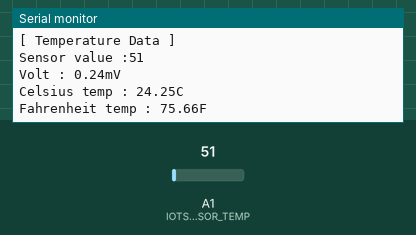
This sketch was run on a simulated Arduino Uno, built with avr-gcc and run on an emulated ATmega328P. Shown: the last lines printed to the serial monitor. The inputs (shaded band) are chosen by the test bench; at power-on: A1 (IOTSHIELD_SENSOR_TEMP) = 51.

Above: at 2.8 s.
2.9 s: A1 (IOTSHIELD_SENSOR_TEMP) set to 61
At 5.4 s:
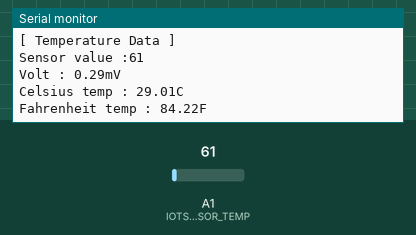
5.6 s: A1 (IOTSHIELD_SENSOR_TEMP) set to 71
At 7.4 s:
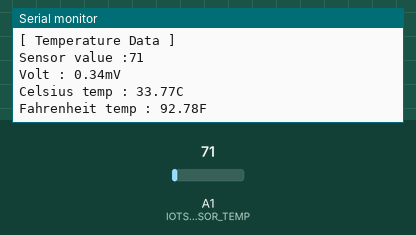
Timing chart, 0 to 8.9 s (numbered marks = the images above; inputs shaded):
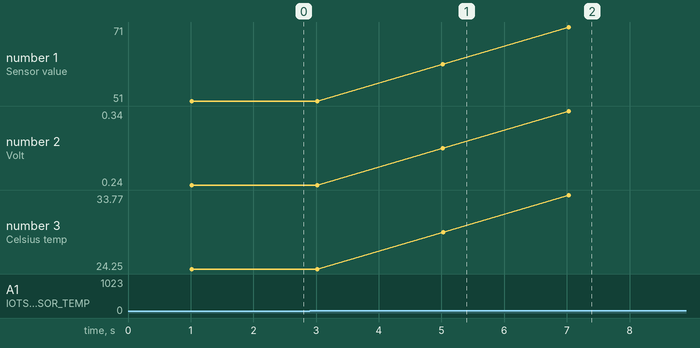

Measured:
- after the input at 2.9 s, the serial monitor: prints a new line after 2.1 s (image 1)
- after the input at 5.6 s, the serial monitor: prints a new line after 1.4 s (image 2)
- plotted number 1: 51 → 61 after the input at 2.9 s, 61 → 71 after the input at 5.6 s
- plotted number 2: 0.24 → 0.29 after the input at 2.9 s, 0.29 → 0.34 after the input at 5.6 s
- plotted number 3: 24.25 → 29.01 after the input at 2.9 s, 29.01 → 33.77 after the input at 5.6 s

The sketch:

WIoT-Shield_SENSOR_TEMP.ino
```cpp
#include "Arduino.h"

#define MYPRINTF(x)                        { Serial.print("[MAIN] "); Serial.println(x); }

// Sensors
#define IOTSHIELD_SENSOR_CDS               A0
#define IOTSHIELD_SENSOR_TEMP              A1

int val = 0;          // 온도 측정 값 넣을 변수
float voltage = 0;    // 전압 계산 값 넣을 변수
float celsius = 0;    // 섭씨 계산 값 넣을 변수
float fahrenheit = 0; // 화씨 계산 값 넣을 변수

void setup() {
  serialPcInit();

  MYPRINTF("WIZnet IoT Shield for Arduino");
  MYPRINTF("LTE Cat.M1 Version");
  MYPRINTF("=================================================");
  MYPRINTF(">> Sample Code: TEMP Test");
  MYPRINTF("=================================================\r\n");
}

void loop() {
  // read the value from the sensor:
  val = analogRead(IOTSHIELD_SENSOR_TEMP);
  // 실제 전압 계산
  // 0~5V의 값을 구하기 위해 아래와 같이 5를 곱하고 1024를 나눈다.
  // (Analog값 * IC에 걸리는 전압 / Analog 10bit 분해능(1024))
  // IC에 걸리는 전압은 측정기로 측정

  voltage = val * 4.87 / 1024.0;
  celsius = getTemperature_C(voltage);
  fahrenheit = getTemperature_F(celsius);

  delay(1000);
  Serial.println("[ Temperature Data ]");
  Serial.print("Sensor value :");
  Serial.println(val);
  Serial.print("Volt : ");
  Serial.print(voltage);

  Serial.println("mV");
  Serial.print("Celsius temp : ");
  Serial.print(celsius);
  Serial.println("C");
  Serial.print("Fahrenheit temp : ");
  Serial.print(fahrenheit);
  Serial.println("F");
  delay(1000);
}


void serialPcInit(void)
{
  Serial.begin(115200);
}

// ----------------------------------------------------------------
// Functions: Get Temperature
// ----------------------------------------------------------------

float getTemperature_F(float _celsius)
{
  // 섭씨에서 화씨 환산 -> (화씨온도 = 섭씽온*9/5+32)
  fahrenheit = celsius * 9.0 / 5.0 + 32.0;
  return fahrenheit;
}

float getTemperature_C(float _voltage)
{
  // LM35는 섭씨 1도당 10mV의 전위차를 갖는다.
  // 센서핀의 전압이 0.28V라면 280mV이므로 온도는 28도씨.
  // 100을 곱해서 섭씨 온도로 나타냄
  celsius = voltage * 100.0;
  return celsius;
}
```
